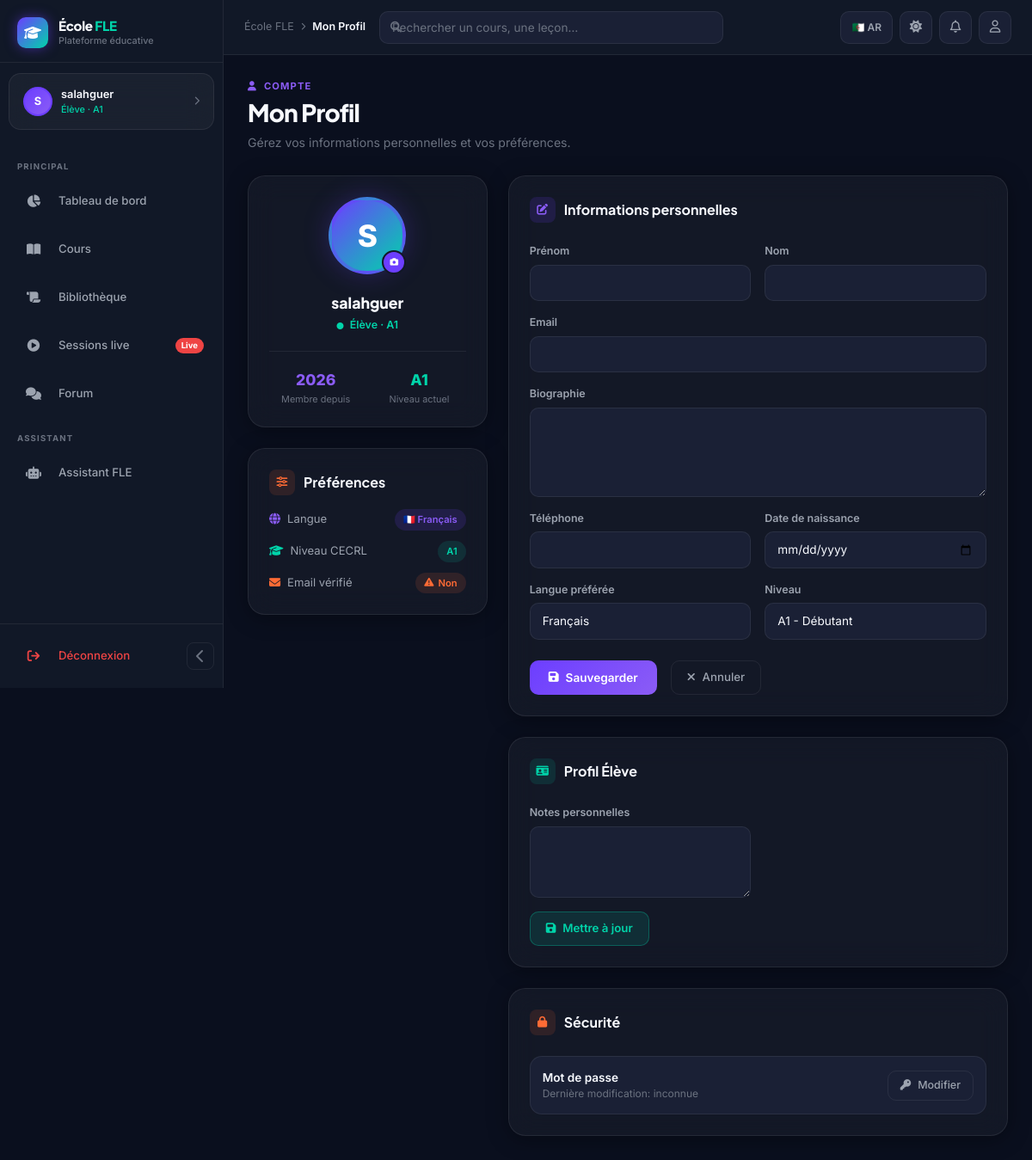
The app's page /accounts/profile/ (signed in) with its own data.
### apps/accounts/models.py (models this page shows, shortened)
class User(AbstractUser):
    class Role(models.TextChoices):
        ADMIN = 'admin', _('Administrateur')
        TEACHER = 'teacher', _('Enseignant')
        STUDENT = 'student', _('Élève')
        GUEST = 'guest', _('Visiteur')
    class Level(models.TextChoices):
        A1 = 'A1', 'A1 - Débutant'
        A2 = 'A2', 'A2 - Élémentaire'
        B1 = 'B1', 'B1 - Intermédiaire'
    role = models.CharField(
        max_length=20,
        choices=Role.choices,
        default=Role.STUDENT,
        verbose_name=_('Rôle'),
    )
    bio = models.TextField(blank=True, verbose_name=_('Biographie'))
    avatar = models.ImageField(
        upload_to='avatars/',
        null=True,
        blank=True,
        verbose_name=_('Avatar'),
    )
    level = models.CharField(
        max_length=5,
        choices=Level.choices,
        default=Level.A1,
        blank=True,
        verbose_name=_('Niveau'),
    )
    phone = models.CharField(max_length=20, blank=True, verbose_name=_('Téléphone'))
    date_of_birth = models.DateField(null=True, blank=True, verbose_name=_('Date de naissance'))
    preferred_language = models.CharField(
        max_length=5,
        choices=[('fr', 'Français'), ('ar', 'العربية')],
        default='fr',
        verbose_name=_('Langue préférée'),
    )
    is_email_verified = models.BooleanField(default=False)
    created_at = models.DateTimeField(auto_now_add=True)
    updated_at = models.DateTimeField(auto_now=True)
    specialization = models.CharField(max_length=200, blank=True, verbose_name=_('Spécialisation'))
    years_experience = models.PositiveSmallIntegerField(null=True, blank=True)
    class Meta:
        verbose_name = _('Utilisateur')
        verbose_name_plural = _('Utilisateurs')
        ordering = ['-date_joined']
    @property
    def is_teacher(self):
        return self.role == self.Role.TEACHER
    @property
    def is_student(self):
        return self.role == self.Role.STUDENT
    @property
    def is_platform_admin(self):
        return self.role == self.Role.ADMIN or self.is_superuser

class StudentProfile(models.Model):
    user = models.OneToOneField(
        User,
        on_delete=models.CASCADE,
        related_name='student_profile',
    )
    total_points = models.PositiveIntegerField(default=0)
    completed_courses = models.ManyToManyField(
        'courses.Course',
        blank=True,
        related_name='completed_by',
    )
    streak_days = models.PositiveIntegerField(default=0)
    last_activity = models.DateTimeField(null=True, blank=True)
    notes = models.TextField(blank=True, verbose_name=_('Notes personnelles'))
    class Meta:
        verbose_name = _('Profil élève')

### apps/accounts/views.py (the view)
# urls.py: path('profile/', views.profile_view, name='profile'),
@login_required
def profile_view(request):
    user = request.user
    form = UserProfileForm(request.POST or None, request.FILES or None, instance=user)
    if form.is_valid():
        form.save()
        messages.success(request, 'Profil mis à jour.')
        return redirect('accounts:profile')
    role_form = None
    if hasattr(user, 'student_profile'):
        profile = user.student_profile
        role_form = StudentProfileForm(request.POST or None, instance=profile)
    elif hasattr(user, 'teacher_profile'):
        profile = user.teacher_profile
        role_form = TeacherProfileForm(request.POST or None, instance=profile)
    if role_form and request.method == 'POST' and role_form.is_valid():
        role_form.save()
        messages.success(request, 'Profil mis à jour.')
        return redirect('accounts:profile')
    return render(request, 'accounts/profile.html', {'form': form, 'role_form': role_form})

### templates/accounts/profile.html (shortened to what this page needs)
{% extends 'base_dashboard.html' %}
{% block breadcrumb %}Mon Profil{% endblock %}
{% block content %}
<div class="page-header animate-in">
  <div class="page-eyebrow"><i class="fa-solid fa-user me-2"></i>Compte</div>
  <h1 class="page-title">Mon Profil</h1>
  <p class="page-subtitle">Gérez vos informations personnelles et vos préférences.</p>
</div>
<div class="row g-4">
  <div class="col-lg-4">
    <div class="glass-card p-4 animate-in text-center mb-4">
      <div style="position:relative;display:inline-block;margin-bottom:20px;">
        <div style="width:90px;height:90px;border-radius:50%;background:linear-gradient(135deg,var(--violet),var(--mint));display:flex;align-items:center;justify-content:center;font-size:2.2rem;font-weight:800;color:#fff;border:4px solid var(--border-glow);box-shadow:var(--shadow-glow);margin:0 auto;">
          {{ request.user.first_name|first|default:request.user.username|first|upper }}
        </div>
        <label style="position:absolute;bottom:0;right:0;width:28px;height:28px;border-radius:50%;background:var(--violet);display:flex;align-items:center;justify-content:center;cursor:pointer;border:2px solid var(--bg-surface);">
          <i class="fa-solid fa-camera" style="font-size:.6rem;color:#fff;"></i>
        </label>
      </div>
      <div style="font-family:var(--font-display);font-weight:800;font-size:1.1rem;color:var(--text-primary);">{{ request.user.get_full_name|default:request.user.username }}</div>
      <div style="font-size:.78rem;color:var(--mint);font-weight:600;margin-top:4px;">
        <i class="fa-solid fa-circle me-1" style="font-size:.5rem;"></i>
        {% if request.user.is_teacher %}Enseignant{% elif request.user.is_platform_admin %}Administrateur{% else %}Élève · {{ request.user.level }}{% endif %}
      </div>
      <div class="divider"></div>
      <div style="display:grid;grid-template-columns:1fr 1fr;gap:12px;text-align:center;">
        <div><div style="font-size:1.1rem;font-weight:800;color:var(--violet-light);">{{ request.user.date_joined|date:"Y" }}</div><div style="font-size:.68rem;color:var(--text-muted);">Membre depuis</div></div>
        <div><div style="font-size:1.1rem;font-weight:800;color:var(--mint);">{{ request.user.level|default:"—" }}</div><div style="font-size:.68rem;color:var(--text-muted);">Niveau actuel</div></div>
      </div>
    </div>
    <div class="glass-card p-4 animate-in animate-in-d2">
      <div class="section-title mb-3"><div class="section-title-icon" style="background:var(--orange-dim);color:var(--orange);"><i class="fa-solid fa-sliders"></i></div> Préférences</div>
      <div style="display:flex;flex-direction:column;gap:12px;">
        <div style="display:flex;align-items:center;justify-content:space-between;">
          <span style="font-size:.82rem;color:var(--text-secondary);"><i class="fa-solid fa-globe me-2" style="color:var(--violet-light);"></i>Langue</span>
          <span class="pill {% if request.user.preferred_language == 'fr' %}pill-violet{% else %}pill-mint{% endif %}">{% if request.user.preferred_language == 'fr' %}🇫🇷 Français{% else %}🇩🇿 عربية{% endif %}</span>
        </div>
        <div style="display:flex;align-items:center;justify-content:space-between;">
          <span style="font-size:.82rem;color:var(--text-secondary);"><i class="fa-solid fa-graduation-cap me-2" style="color:var(--mint);"></i>Niveau CECRL</span>
          <span class="pill pill-mint">{{ request.user.level|default:"Non défini" }}</span>
        </div>
        <div style="display:flex;align-items:center;justify-content:space-between;">
          <span style="font-size:.82rem;color:var(--text-secondary);"><i class="fa-solid fa-envelope me-2" style="color:var(--orange);"></i>Email vérifié</span>
          {% if request.user.is_email_verified %}<span class="pill pill-mint"><i class="fa-solid fa-check"></i> Oui</span>{% else %}<span class="pill pill-orange"><i class="fa-solid fa-triangle-exclamation"></i> Non</span>{% endif %}
        </div>
      </div>
    </div>
  </div>
  <div class="col-lg-8">
    <div class="glass-card p-4 animate-in animate-in-d1">
      <div class="section-title mb-4"><div class="section-title-icon" style="background:var(--violet-dim);color:var(--violet-light);"><i class="fa-solid fa-pen-to-square"></i></div> Informations personnelles</div>
      <form method="post" enctype="multipart/form-data">
        <div class="row g-3">
          <div class="col-md-6">
            <label class="form-label-dark">Prénom</label>
            {{ form.first_name }}
          </div>
          <div class="col-md-6">
            <label class="form-label-dark">Nom</label>
            {{ form.last_name }}
          </div>
          <div class="col-12">
            <label class="form-label-dark">Email</label>
            {{ form.email }}
          </div>
          <div class="col-12">
            <label class="form-label-dark">Biographie</label>
            {{ form.bio }}
          </div>
          <div class="col-md-6">
            <label class="form-label-dark">Téléphone</label>
            {{ form.phone }}
          </div>
          <div class="col-md-6">
            <label class="form-label-dark">Date de naissance</label>
            {{ form.date_of_birth }}
          </div>
          <div class="col-md-6">
            <label class="form-label-dark">Langue préférée</label>
            {{ form.preferred_language }}
          </div>
          <div class="col-md-6">
            <label class="form-label-dark">Niveau</label>
            {{ form.level }}
          </div>
        </div>
        <div class="d-flex gap-3 mt-4">
          <button type="submit" class="btn-primary-gradient"><i class="fa-solid fa-floppy-disk"></i> Sauvegarder</button>
          <a href="{% url 'accounts:dashboard' %}" class="btn-ghost"><i class="fa-solid fa-xmark"></i> Annuler</a>
        </div>
      </form>
    </div>
    {% if role_form %}
    <div class="glass-card p-4 mt-4 animate-in animate-in-d2">
      <div class="section-title mb-4"><div class="section-title-icon" style="background:var(--mint-dim);color:var(--mint);"><i class="fa-solid fa-id-card"></i></div> Profil {% if request.user.is_teacher %}Enseignant{% else %}Élève{% endif %}</div>
      <form method="post">
        <div class="row g-3">
          {% for field in role_form %}
          <div class="col-md-6">
            <label class="form-label-dark">{{ field.label }}</label>
            {{ field }}
          </div>
          {% endfor %}
        </div>
        <button type="submit" class="btn-mint mt-3"><i class="fa-solid fa-floppy-disk"></i> Mettre à jour</button>
      </form>
    </div>
    {% endif %}
    <div class="glass-card p-4 mt-4 animate-in animate-in-d3">
      <div class="section-title mb-4"><div class="section-title-icon" style="background:var(--orange-dim);color:var(--orange);"><i class="fa-solid fa-lock"></i></div> Sécurité</div>
      <div style="display:flex;align-items:center;justify-content:space-between;padding:14px;border-radius:var(--radius-md);border:1px solid var(--border);background:var(--bg-card);">
        <div>
          <div style="font-weight:600;font-size:.85rem;color:var(--text-primary);">Mot de passe</div>
          <div style="font-size:.75rem;color:var(--text-muted);">Dernière modification: inconnue</div>
        </div>
        <a href="#" class="btn-ghost" style="font-size:.78rem;padding:7px 14px;"><i class="fa-solid fa-key"></i> Modifier</a>
      </div>
    </div>
  </div>
</div>
{% endblock %}

### templates/base_dashboard.html (shortened to what this page needs)
{% load static %}
<!DOCTYPE html>
<html lang="{{ LANGUAGE_CODE|default:'fr' }}" dir="{% if LANGUAGE_CODE == 'ar' %}rtl{% else %}ltr{% endif %}" data-theme="dark">
<head>
  <link href="https://cdn.jsdelivr.net/npm/bootstrap@5.3.3/dist/css/bootstrap.min.css" rel="stylesheet">
  <link href="https://cdnjs.cloudflare.com/ajax/libs/font-awesome/6.5.1/css/all.min.css" rel="stylesheet">
</head>
<body>
<aside class="sidebar" id="sidebar">
  <a href="{% url 'home' %}" class="sidebar-brand">
    <div class="sidebar-brand-icon"><i class="fa-solid fa-graduation-cap"></i></div>
    <div class="sidebar-brand-text">
      <div class="brand-name">École <span style="color:var(--mint)">FLE</span></div>
      <div class="brand-sub">Plateforme éducative</div>
    </div>
  </a>
  <div class="sidebar-user" onclick="window.location='{% url 'accounts:profile' %}'">
    <div class="sidebar-user-avatar-placeholder">
      {{ request.user.first_name|first|default:request.user.username|first|upper }}
    </div>
    <div class="sidebar-user-info">
      <div class="sidebar-user-name">{{ request.user.get_full_name|default:request.user.username }}</div>
      <div class="sidebar-user-role">
        {% if request.user.is_teacher %}Enseignant
        {% elif request.user.is_platform_admin %}Administrateur
        {% else %}Élève · {{ request.user.level }}{% endif %}
      </div>
    </div>
    <i class="fa-solid fa-chevron-right sidebar-user-chevron" style="color:var(--text-muted);font-size:.65rem;"></i>
  </div>
  <nav class="sidebar-nav">
    <div class="sidebar-section-label">Principal</div>
    <a href="{% url 'accounts:dashboard' %}" class="nav-item-link {% block nav_dashboard %}{% endblock %}">
      <div class="nav-item-icon"><i class="fa-solid fa-chart-pie"></i></div>
      <span class="nav-label">Tableau de bord</span>
    </a>
    <a href="{% url 'courses:list' %}" class="nav-item-link {% block nav_courses %}{% endblock %}">
      <div class="nav-item-icon"><i class="fa-solid fa-book-open"></i></div>
      <span class="nav-label">Cours</span>
    </a>
    <a href="{% url 'courses:library' %}" class="nav-item-link {% block nav_library %}{% endblock %}">
      <div class="nav-item-icon"><i class="fa-solid fa-scroll"></i></div>
      <span class="nav-label">Bibliothèque</span>
    </a>
    <a href="{% url 'live_stream:list' %}" class="nav-item-link {% block nav_live %}{% endblock %}">
      <div class="nav-item-icon"><i class="fa-solid fa-circle-play"></i></div>
      <span class="nav-label">Sessions live</span>
      <span class="nav-badge" style="background:var(--red);">Live</span>
    </a>
    <a href="{% url 'courses:forum' %}" class="nav-item-link {% block nav_forum %}{% endblock %}">
      <div class="nav-item-icon"><i class="fa-solid fa-comments"></i></div>
      <span class="nav-label">Forum</span>
    </a>
    {% if request.user.is_student %}
    <div class="sidebar-section-label">Assistant</div>
    <a href="/ai/chatbot/" class="nav-item-link">
        <div class="nav-item-icon"><i class="fa-solid fa-robot"></i></div>
        <span class="nav-label">Assistant FLE</span>
    </a>
    {% endif %}
  </nav>
  <div class="sidebar-footer">
    <div class="d-flex align-items-center justify-content-between">
      <a href="{% url 'accounts:logout' %}" class="nav-item-link" style="flex:1; color:var(--red); margin:0;">
        <div class="nav-item-icon"><i class="fa-solid fa-arrow-right-from-bracket"></i></div>
        <span class="nav-label">Déconnexion</span>
      </a>
      <button class="sidebar-toggle" id="sidebarToggle" title="Réduire la sidebar">
        <i class="fa-solid fa-chevron-left" id="sidebarToggleIcon"></i>
      </button>
    </div>
  </div>
</aside>
<div class="main-wrapper" id="mainWrapper">
  <header class="topbar">
    <div class="d-none d-md-flex align-items-center gap-2" style="color:var(--text-muted); font-size:.78rem;">
      <span>École FLE</span>
      <i class="fa-solid fa-chevron-right" style="font-size:.55rem;"></i>
      <span style="color:var(--text-primary); font-weight:600;">{% block breadcrumb %}Dashboard{% endblock %}</span>
    </div>
    <div class="topbar-search d-none d-md-block">
      <i class="fa-solid fa-magnifying-glass search-icon"></i>
      <input type="text" placeholder="Rechercher un cours, une leçon…">
    </div>
    <div class="topbar-actions">
      <form action="{% url 'set_language' %}" method="post">
        {% if LANGUAGE_CODE == 'fr' %}
          <button type="submit" class="lang-btn">🇩🇿 AR</button>
        {% else %}
          <input type="hidden" name="language" value="fr">
          <button type="submit" class="lang-btn">🇫🇷 FR</button>
        {% endif %}
      </form>
      <button class="theme-toggle-btn" id="themeToggle" title="Changer le thème">
        <i class="fa-solid fa-moon" id="themeIcon"></i>
      </button>
      <a href="{% url 'accounts:notifications' %}" class="topbar-btn">
        <i class="fa-regular fa-bell"></i>
      </a>
      <a href="{% url 'accounts:profile' %}" class="topbar-btn">
        <i class="fa-regular fa-user"></i>
      </a>
    </div>
  </header>
  <main class="page-content">
    {% block content %}{% endblock %}
  </main>
</div>
</body>
</html>

### records on screen
User: user.first_name|first "S", user.get_full_name "salahguer", user.level "A1", user.date_joined "2026", preferred_language "Français", level "A1 - Débutant"

### other values on screen
{{ field.label }} "Notes personnelles"
